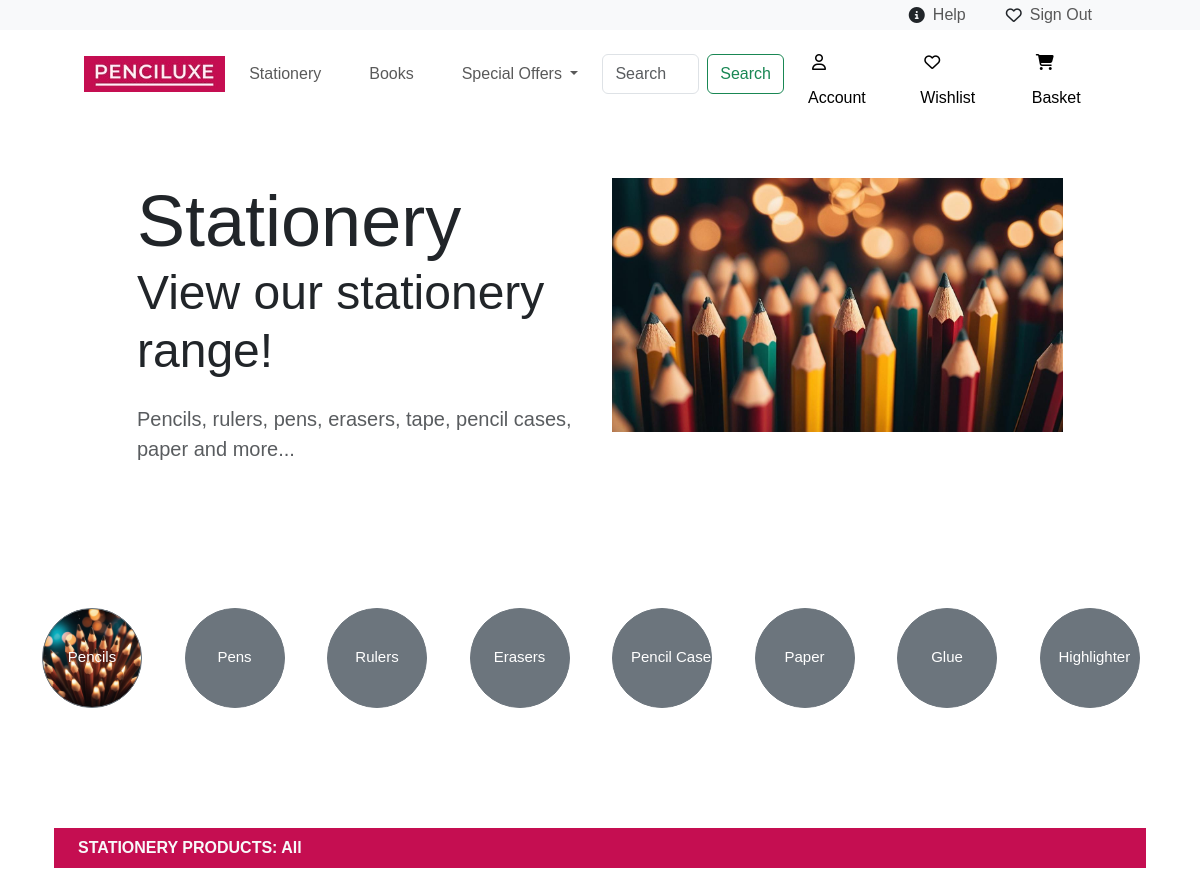
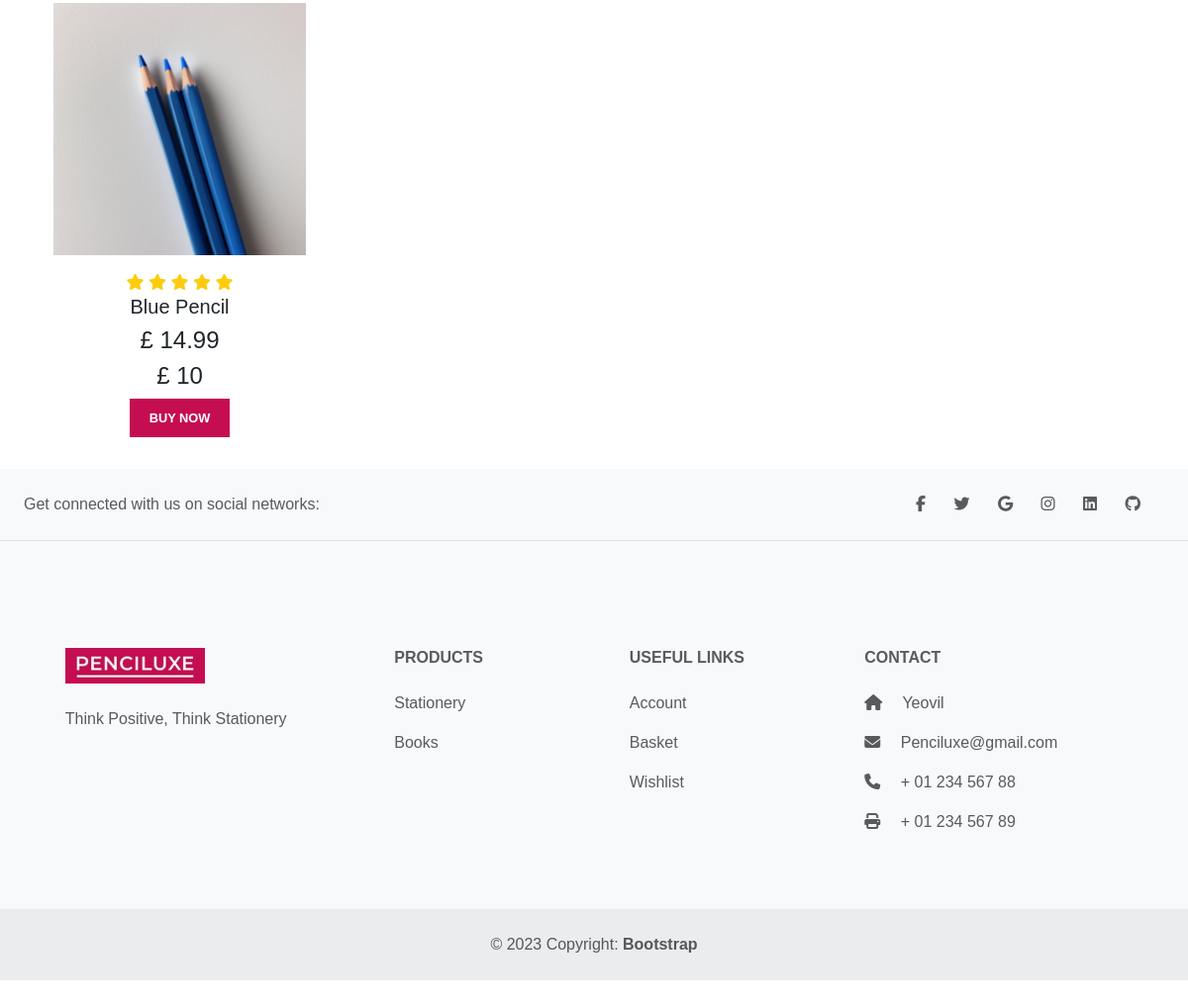
Page /WebAssignment/stationerydeals.php on the committed database (2 pictures, top to bottom).
### tables this page shows
CREATE TABLE `product` (
  `product_ID` int(11) NOT NULL,
  `product_Name` varchar(100) NOT NULL,
  `product_Category` varchar(100) NOT NULL,
  `product_Description` varchar(255) NOT NULL,
  `product_Image` varchar(255) NOT NULL,
  `product_Image2` varchar(255) NOT NULL,
  `product_Image3` varchar(255) NOT NULL,
  `product_Image4` varchar(255) NOT NULL,
  `product_Price` decimal(6,2) NOT NULL,
  `product_Special_Offer` int(2) NOT NULL,
  `product_Type` varchar(100) NOT NULL
);

### WebAssignment/getStationeryDeals.php (called while the page is built, shortened)
<?php
include("connection.php");
$stmt = $con->prepare("SELECT * FROM product where product_Category = 'stationery' and product_Special_Offer > 0");
$stmt->execute();
$trending_products = $stmt->get_result();
?>

### WebAssignment/stationeryDeals.php (the view, shortened to what this page needs)
<!DOCTYPE html>
<html lang="en">
<head>
    <link href="https://cdn.jsdelivr.net/npm/bootstrap@5.3.3/dist/css/bootstrap.min.css" rel="stylesheet">
    <link rel="stylesheet" href="style.css" class="">
</head>
<body>
    <nav class="navbar navbar-custom bg-light navbar-expand-md">
        <div class="container-fluid py-0">
            <div class="navbar-collapse justify-content-end align-center" id="main-nav">
                <ul class="navbar-nav">
                    <li class="nav-item d-flex mx-3 ">
                        <i class="fa-solid fa-circle-info my-3"></i>
                        <a class="nav-link my-1" href="help.php">Help</a>
                    </li>
                    <li class="nav-item d-flex mx-3">
                        <i class="fa-regular fa-heart my-3"></i>
                        <a class="nav-link my-1" href="signout.php">Sign Out</a>
                    </li>
                </ul>
            </div>
        </div>
    </nav>
    <nav class="navbar navbar-expand-lg">
        <div class="container-fluid align-center">
            <a href="index.php"><img src="assets/logo.jpg" alt="..." height="36"></a>
          <div class="collapse navbar-collapse" id="navbarSupportedContent">
            <ul class="navbar-nav me-auto mb-2 mb-lg-0">
                <li class="nav-item">
                    <a class="nav-link mx-3" aria-current="page" href="stationery.php">Stationery</a>
                </li>
                <li class="nav-item">
                    <a class="nav-link mx-3" href="books.php">Books</a>
                </li>
                <li class="nav-item dropdown">
                    <a class="nav-link mx-3 dropdown-toggle" href="#" role="button" data-bs-toggle="dropdown" aria-expanded="false">
                  Special Offers
                    </a>
                </li>
                <form class="d-flex" role="search" method="POST" action="search.php">
                    <input class="form-control me-2" type="search" name="search" placeholder="Search" aria-label="Search">
                    <button class="btn btn-outline-success" type="submit">Search</button>
                </form>
            </ul>
            <li class="nav-item d-flex mx-4">
                <a class="accountButton" href="account.php" style="text-decoration: none;"><i class="fa-regular fa-user my-3 mx-1"></i>Account</a>
            </li>
            <li class="nav-item d-flex mx-4">
                <a class="wishlistButton" href="wishlist.php" style="text-decoration: none;"><i class="fa-regular fa-heart my-3 mx-1"></i>Wishlist</a>
            </li>
            <li class="nav-item d-flex mx-4">
                <a class="basketButton" href="basket.php" style="text-decoration: none;"><i class="fa-solid fa-cart-shopping my-3 mx-1"></i>Basket</a>
            </li>
          </div>
        </div>
    </nav>
    <section id="frontPage">
        <div class="container-lg">
            <div class="row justify-content-center allign-items-center">
                <div class="col-md-5 text-center text-md-start">
                    <h1>
                        <div class="display-2">Stationery</div>
                        <div class="display-5">View our stationery range!</div>
                    </h1>
                    <p class="lead my-4 text-muted">Pencils, rulers, pens, erasers, tape, pencil cases, paper and more...</p>
                </div>
                <div class="col-md-5 text-center d-none d-md-block">
                    <img class="img-fluid bg-light bg-gradient" src="assets/pencil2.jpg" alt="pencilCover">
                </div>
            </div>
        </div>
    </section>
    <section id="topbuttons">
      <form id="checkout-Form" method="POST">
          <div class="container-lg">
              <div class="row row-cols-8">
                <div class="col"><input type="submit" value="Pencils" class="btn btn-secondary btn-circle btn-xl" style="background-image: url(assets/pencils.jpg); background-size: cover;" name="cat_Pencil"></div>
                <div class="col"><input type="submit" value="Pens"  name="cat_Pen" class="btn btn-secondary btn-circle btn-xl"></div>
                <div class="col"><input type="submit" value="Rulers"  name="cat_Ruler" class="btn btn-secondary btn-circle btn-xl"></div>
                <div class="col"><input type="submit" value="Erasers"  name="cat_Eraser" class="btn btn-secondary btn-circle btn-xl"></div>
                <div class="col"><input type="submit" value="Pencil Cases"  name="cat_Case" class="btn btn-secondary btn-circle btn-xl"></div>
                <div class="col"><input type="submit" value="Paper"  name="cat_Paper" class="btn btn-secondary btn-circle btn-xl"></div>
                <div class="col"><input type="submit" value="Glue"  name="cat_Glue" class="btn btn-secondary btn-circle btn-xl"></div>
                <div class="col"><input type="submit" value="Highlighter"  name="cat_Highlighter" class="btn btn-secondary btn-circle btn-xl"></div>
              </div>
          </div>
      </form>
    </section>
    <section id="Trending">
    <div class="row mx-auto container-lg">
        <span><p class="text-light   py-2  px-4 fw-bold" style="background-color: #C50E51;">STATIONERY PRODUCTS: <?php echo $_SESSION['cat'];?></p></span>
    <?php include('getStationeryDeals.php');?>
    <?php while($row= $trending_products->fetch_assoc()){ ?>
        <div class="product text-center col-lg-3 col-md-1 col-sm-4">
            <img class="img-fluid mb-3" src="assets/<?php echo $row['product_Image']; ?>"/>
            <div class="star">
                <i class="fas fa-star"></i>
                <i class="fas fa-star"></i>
                <i class="fas fa-star"></i>
                <i class="fas fa-star"></i>
                <i class="fas fa-star"></i>
            </div>
            <h5 class="p-name"><?php echo $row['product_Name']; ?></h5>
            <h4 class="p-price">£ <?php echo $row['product_Price']; ?></h4>
            <h4 class="p-price">£ <?php echo $row['product_Special_Offer']; ?></h4>
            <a href="selectedProductPage.php?product_ID=<?php echo $row['product_ID'];?>"><button class="buy-btn">Buy Now</button></a>
        </div>
        <?php } ?>
    </div>
</body>
<footer class="text-center text-lg-start bg-body-tertiary text-muted">
  <section class="d-flex justify-content-center justify-content-lg-between p-4 border-bottom">
    <div class="me-5 d-none d-lg-block">
      <span>Get connected with us on social networks:</span>
    </div>
    <div>
      <a href="" class="me-4 text-reset">
        <i class="fab fa-facebook-f"></i>
      </a>
      <a href="" class="me-4 text-reset">
        <i class="fab fa-twitter"></i>
      </a>
      <a href="" class="me-4 text-reset">
        <i class="fab fa-google"></i>
      </a>
      <a href="" class="me-4 text-reset">
        <i class="fab fa-instagram"></i>
      </a>
      <a href="" class="me-4 text-reset">
        <i class="fab fa-linkedin"></i>
      </a>
      <a href="" class="me-4 text-reset">
        <i class="fab fa-github"></i>
      </a>
    </div>
  </section>
  <section class="">
    <div class="container text-center text-md-start mt-5">
      <div class="row mt-3">
        <div class="col-md-3 col-lg-4 col-xl-3 mx-auto mb-4">
          <h6 class="text-uppercase fw-bold mb-4">
          <img src="assets/logo.jpg" alt="..." height="36">
          </h6>
          <p>
            Think Positive, Think Stationery
          </p>
        </div>
        <div class="col-md-2 col-lg-2 col-xl-2 mx-auto mb-4">
          <h6 class="text-uppercase fw-bold mb-4">
            Products
          </h6>
          <p>
            <a href="#!" class="text-reset">Stationery</a>
          </p>
          <p>
            <a href="#!" class="text-reset">Books</a>
          </p>
        </div>
        <div class="col-md-3 col-lg-2 col-xl-2 mx-auto mb-4">
          <h6 class="text-uppercase fw-bold mb-4">
            Useful links
          </h6>
          <p>
            <a href="account.php" class="text-reset">Account</a>
          </p>
          <p>
            <a href="basket.php" class="text-reset">Basket</a>
          </p>
          <p>
            <a href="wishlist.php" class="text-reset">Wishlist</a>
          </p>
        </div>
        <div class="col-md-4 col-lg-3 col-xl-3 mx-auto mb-md-0 mb-4">
          <h6 class="text-uppercase fw-bold mb-4">Contact</h6>
          <p><i class="fas fa-home me-3"></i> Yeovil</p>
          <p>
            <i class="fas fa-envelope me-3"></i>
            Penciluxe@gmail.com
          </p>
          <p><i class="fas fa-phone me-3"></i> + 01 234 567 88</p>
          <p><i class="fas fa-print me-3"></i> + 01 234 567 89</p>
        </div>
      </div>
    </div>
  </section>
  <div class="text-center p-4" style="background-color: rgba(0, 0, 0, 0.05);">
    © 2023 Copyright:
    <a class="text-reset fw-bold" href="https://mdbootstrap.com/">Bootstrap</a>
  </div>
</footer>
</html>

### WebAssignment/style.css (style rules this page uses)
body { font-family: "Raleway", sans-serif; }
.navbar-custom { height: 30px; }
.accountButton { color: black; }
.wishlistButton { color: black; }
.basketButton { color: black; }
.navbar { padding-left: 6%; padding-right: 6%; }
.btn-circle.btn-xl { width: 100px; height: 100px; padding: 13px 18px; border-radius: 60px; font-size: 15px; text-align: center; }
.product { cursor: pointer; margin-bottom: 2rem; font-family: 'poppins' 'sans-serif'; }
.product img { transition: 0.3s all;; }
.buy-btn { font-size: 0.8rem; font-weight: 900; outline: none; border: none; background-color: #C50E51; color: white; padding: 10px 20px; text-transform: uppercase; cursor: pointer; transition: 0.5s ease; }
.p-name { font-weight: 100; }
.fa-star { color: #FDCC0D; }
a { text-decoration:none; }

### WebAssignment/stationeryDeals.php (style rules this page uses)
section { padding: 60px 0; }

### rows in the picture
product: product_Image (picture), product_Name "Blue Pencil", product_Price "14.99", product_Special_Offer "10"

### other values in the picture
$_SESSION['cat'] "All"
